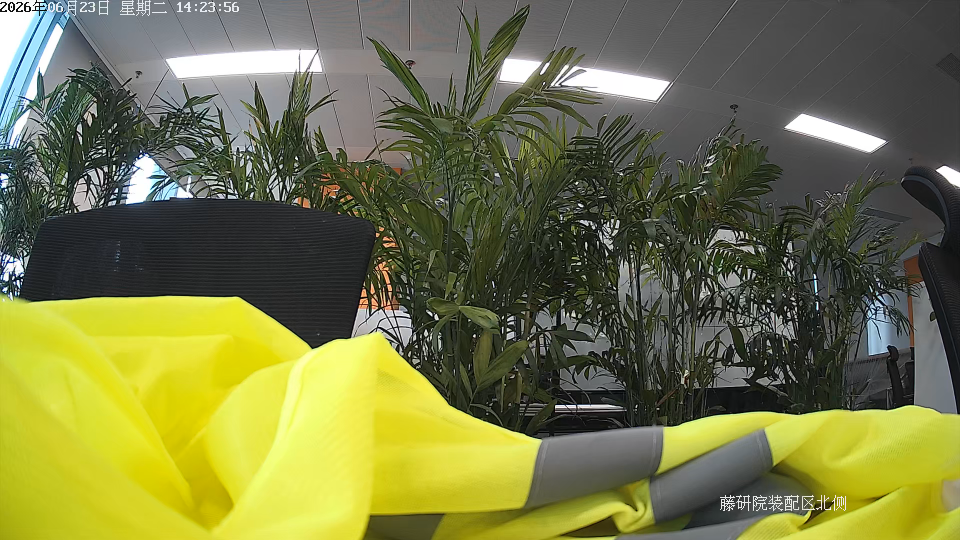
#> input picture frame 57 of notshaking/notshaking1.mp4, 1920 x 1080 px (shown at 1/2 size)
$ python gemtestscalevid.py
#> lines starting #> are read from the running program, lines starting #| are printed output that depends on the picture
### previous_iterations/first_iteration/functions.py
import numpy as np
import cv2 as cv

# [4 lines left out: function shift_data, not called in this run]

def shift_data(new_gray, good_new):
    old_gray = new_gray.copy()
    p0 = good_new.reshape(-1, 1, 2)
    return old_gray, p0

def get_proc_next_frame(cap):
    #get next frame
    ret, new_frame = cap.read()
    if not ret:
        print("Cannot read video file")
        exit()
    # process next frame
    # new_frame = cv.flip(new_frame,1)
    return new_frame,cv.cvtColor(new_frame, cv.COLOR_BGR2GRAY)

def processpts(p0,p1,new_frame,color,st):
    # if p1 is valid, we put all points from the first two frames
    # that are still found in second frame from the first frame into
    # good_new and good_old
    if p1 is not None:
        good_new = p1[st==1]
        good_old = p0[st==1]

    # harvest the two sets of points into x and y values and draws
    # a point at the new coordinates
    # a = newx, b = newy, c = oldx, d = oldy
    # also, we create a list of vectors that describe the change from new to old
    old_vec = []
    for i, (new, old) in enumerate(zip(good_new, good_old)):
        a, b = new.ravel()
        c, d = old.ravel()
        old_vec.append([a-c, b-d])
        new_frame = cv.circle(new_frame, (int(a), int(b)), 5, color[i].tolist(), -1)
    # print(old_vec)
    return good_new, old_vec

# [40 lines of commented-out code are left out]

### previous_iterations/first_iteration/gemtestscalevid.py
# note: right now does not account for lost nodes in old_vec to new_vec
# work on installing ffmpeg and using it to stream the rtsp since opencv is too slow.
# consider checking all points for similar vector movement insteead of vector movement in general
# we can change various tuning by creating 2 sets of data and shifting until we get there. something something ai training
# issue with p1 being none when no points to track
from dotenv import load_dotenv
import numpy as np
import cv2 as cv
from previous_iterations.irrelevant_tests.testrtsp import *
import os

from functions import *

load_dotenv() # 111 notshaking 34 shaking

# define stuff like where input is from and parameters for lk and st
cap = cv.VideoCapture("not shaking\\notshaking1.mp4")

# --- RESOLUTION TARGETING SETUP ---
# Define a standard fixed processing width


# Read original dimensions to compute the correct target height dynamically
orig_width = int(cap.get(cv.CAP_PROP_FRAME_WIDTH))
orig_height = int(cap.get(cv.CAP_PROP_FRAME_HEIGHT))
TARGET_WIDTH = 640
if TARGET_WIDTH < orig_width:
    scale_factor = TARGET_WIDTH / orig_width
    TARGET_HEIGHT = int(orig_height * scale_factor)
else:
    TARGET_HEIGHT = orig_height
    TARGET_WIDTH = orig_width

print(f"Original Resolution: {orig_width}x{orig_height}")
print(f"Downsampled Processing Resolution: {TARGET_WIDTH}x{TARGET_HEIGHT}")
# ----------------------------------

# Helper function to grab and instantly resize raw frames
def get_scaled_frame(capture_device, target_w, target_h):
    frame, gray = get_proc_next_frame(capture_device)
    scaled_frame = cv.resize(frame, (target_w, target_h))
    scaled_gray = cv.resize(gray, (target_w, target_h))
    return scaled_frame, scaled_gray

# Tuning variables are static because they are calibrated for our 960x540 canvas size
sensitivity = 1    # magnitude of shaking looked for (higher = less shaking detected)
qopts = .1         # quality of points selected (lower = more points)
sensitivity2 = .9 # ratio of points needed to shake (higher = less shaking detected)
spread = 10      # minimum distance between points when initialized (higher = more spreadout, more resets)
minpts = 10        # minimum number of points tracked (higher = more resets, potentially better data)

st_params = dict( maxCorners = 50,
                       qualityLevel = qopts,
                       minDistance = int(spread),
                       blockSize = 7 )

lk_params = dict( winSize  = (15, 15),
                  maxLevel = 2,
                  criteria = (cv.TERM_CRITERIA_EPS | cv.TERM_CRITERIA_COUNT, 10, 0.03))

color = np.random.randint(0, 255, (100, 3))

# Initialize the window matching our target processing dimensions exactly
cv.namedWindow('frame', cv.WINDOW_NORMAL)
cv.resizeWindow('frame', TARGET_WIDTH, TARGET_HEIGHT)

# Initial frame setups using the downscaler helper
old_frame, old_gray = get_scaled_frame(cap, TARGET_WIDTH, TARGET_HEIGHT)
#> in get_proc_next_frame, new_frame is the input picture: shape (1080, 1920, 3); mean B, G, R 71.5, 118.9, 116.4
#> in get_scaled_frame, `frame, gray = get_proc_next_frame(capture_device)`:
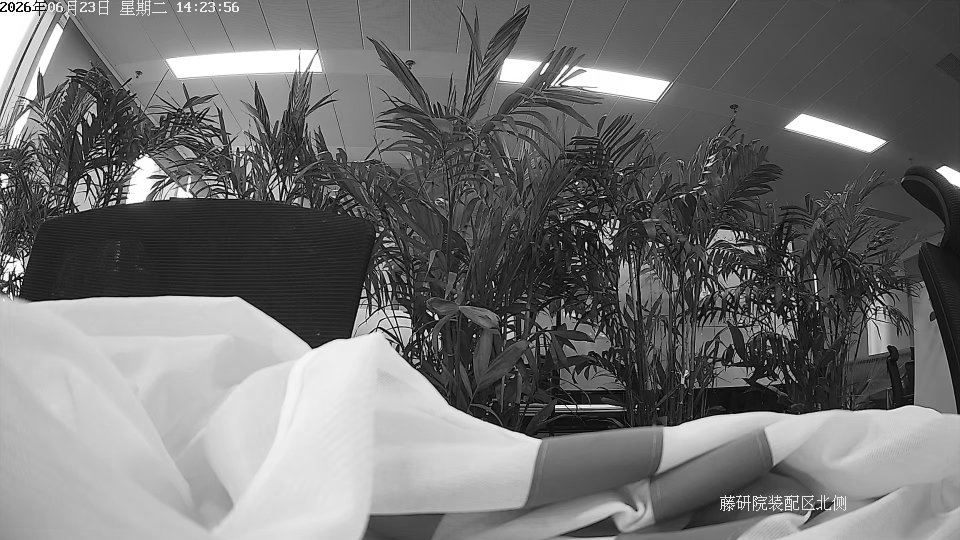
#> gray: shape (1080, 1920) (shown at 1/2 size); min 0, max 255, mean 112.8
#> in get_scaled_frame, `scaled_frame = cv.resize(frame, (target_w, target_h))`:
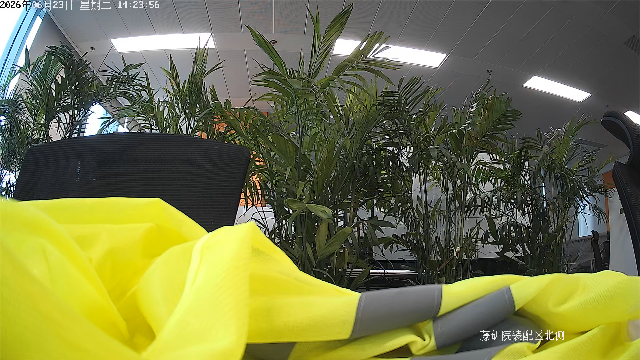
#> scaled_frame: shape (360, 640, 3); mean B, G, R 71.6, 119, 116.4
#> in get_scaled_frame, `scaled_gray = cv.resize(gray, (target_w, target_h))`:
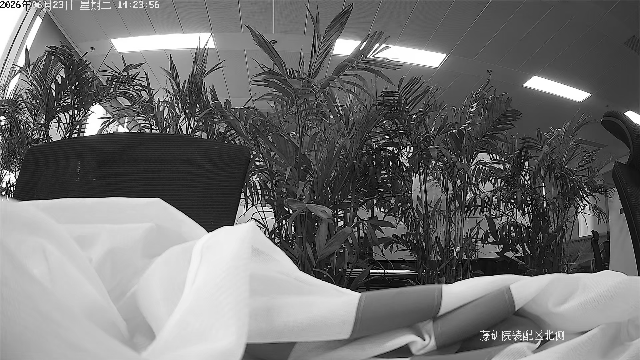
#> scaled_gray: shape (360, 640); min 0, max 255, mean 112.8
p0 = cv.goodFeaturesToTrack(old_gray, mask = None, **st_params)
#> p0 = 50 rows, first 8: [4, 5], [17, 5], [11, 187], [152, 128], [488, 335], [82, 132], [1, 123], [340, 222]

new_frame, new_gray = get_scaled_frame(cap, TARGET_WIDTH, TARGET_HEIGHT)
# calculate new points
p1, st, err = cv.calcOpticalFlowPyrLK(old_gray, new_gray, p0, None, **lk_params)
#> p1 has the same summary as p0; st = 50 values from 1 to 1; err = 50 values, max 0.065 at index 38, min 0 at index 0, mean 0.00258

good_new, old_vec = processpts(p0, p1, new_frame, color, st)
#> in processpts, `good_new = p1[st==1]`: good_new = 50 pairs, first value 1 to 626, second value 5 to 339
#> in processpts, `good_old = p0[st==1]`: good_old has the same summary as good_new
#> the loop in processpts, `for i, (new, old) in enumerate(zip(good_new, good_old)):` made 50 passes
#> (a, b, c, d) on passes 1 to 12: (4, 5, 4, 5), (17, 5, 17, 5), (11, 187, 11, 187), (152, 128, 152, 128), (488, 335, 488, 335), (82, 132, 82, 132), (1, 123, 1, 123), (340, 222, 340, 222), (56, 121, 56, 121), (5, 172, 5, 172), (495, 159, 495, 159), (394, 149, 394, 149)
#> after the loop in processpts, `for i, (new, old) in enumerate(zip(good_new, good_old)):`:
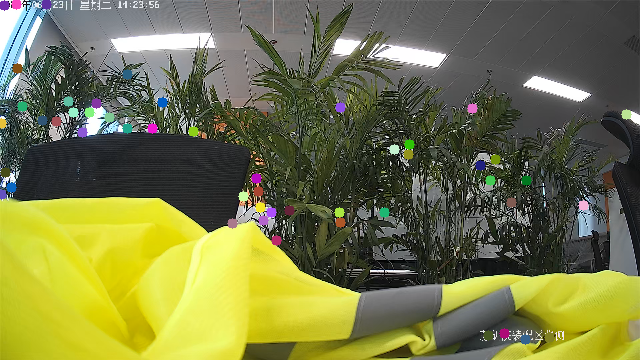
#> new_frame: shape (360, 640, 3); mean B, G, R 71.9, 119.2, 116.8
#> after the loop in processpts, `for i, (new, old) in enumerate(zip(good_new, good_old)):`: old_vec = 50 pairs, first value -0.00113 to 0.000397, second value -0.000113 to 0.000526

# show the new frame
cv.imshow('frame', new_frame)

# shift new data to old
old_gray, p0 = shift_data(new_gray, good_new)

while(True):
    # Downscale the frames immediately at the start of every loop iteration
    new_frame, new_gray = get_scaled_frame(cap, TARGET_WIDTH, TARGET_HEIGHT)
    p1, st, err = cv.calcOpticalFlowPyrLK(old_gray, new_gray, p0, None, **lk_params)
#> err = 50 values, max 0.463 at index 39, min 0 at index 3, mean 0.0215

    new_vec=[]
    if p1 is not None:
        good_new = p1[st==1]
        good_old = p0[st==1]
#> good_old has the same summary as good_new in processpts
    counth = 0
    countv = 0
    for i, (new, old) in enumerate(zip(good_new, good_old)):
        a, b = new.ravel()
        c, d = old.ravel()
        new_vec.append([a-c, b-d])
        if((new_vec[i][0]<0 and old_vec[i][0]>0 and old_vec[i][0]-new_vec[i][0]>sensitivity) or
           (new_vec[i][0]>0 and old_vec[i][0]<0 and new_vec[i][0]-old_vec[i][0]>sensitivity)):
            counth+=1
        if((new_vec[i][1]<0 and old_vec[i][1]>0 and old_vec[i][1]-new_vec[i][1]>sensitivity) or
           (new_vec[i][1]>0 and old_vec[i][1]<0 and new_vec[i][1]-old_vec[i][1]>sensitivity)):
            countv+=1
        new_frame = cv.circle(new_frame, (int(a), int(b)), 5, color[i].tolist(), -1)
#> this loop made 50 passes
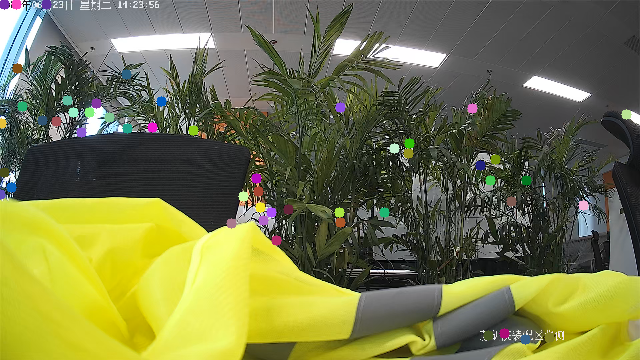
#> new_frame: shape (360, 640, 3); mean B, G, R 71.9, 119.2, 116.8
#> after the loop, counth = 0; countv = 0; new_vec = 50 pairs, first value -0.000763 to 0.00238, second value -0.00128 to 0.000252

    if counth > sensitivity2*len(p1) or countv > sensitivity2*len(p1):
        print('shake?')

    cv.imshow('frame', new_frame)

    k = cv.waitKey(30) & 0xff
#> (key q is pressed here)
    if k == 27:
        break
    elif k == ord('q'):
        break

    old_gray, p0= shift_data(new_gray, good_new)
    old_vec = new_vec

    if k == ord('r') or len(p0) < minpts:
        p0 = cv.goodFeaturesToTrack(old_gray, mask=None, **st_params)
        print('reset')
        new_frame, new_gray = get_scaled_frame(cap, TARGET_WIDTH, TARGET_HEIGHT)

        # calculate new points
        p1, st, err = cv.calcOpticalFlowPyrLK(old_gray, new_gray, p0, None, **lk_params)

        good_new, old_vec = processpts(p0, p1, new_frame, color, st)

        # show the new frame
        cv.imshow('frame', new_frame)

        old_gray, p0 = shift_data(new_gray, good_new)

cv.destroyAllWindows()

$ run again, starting later in the video
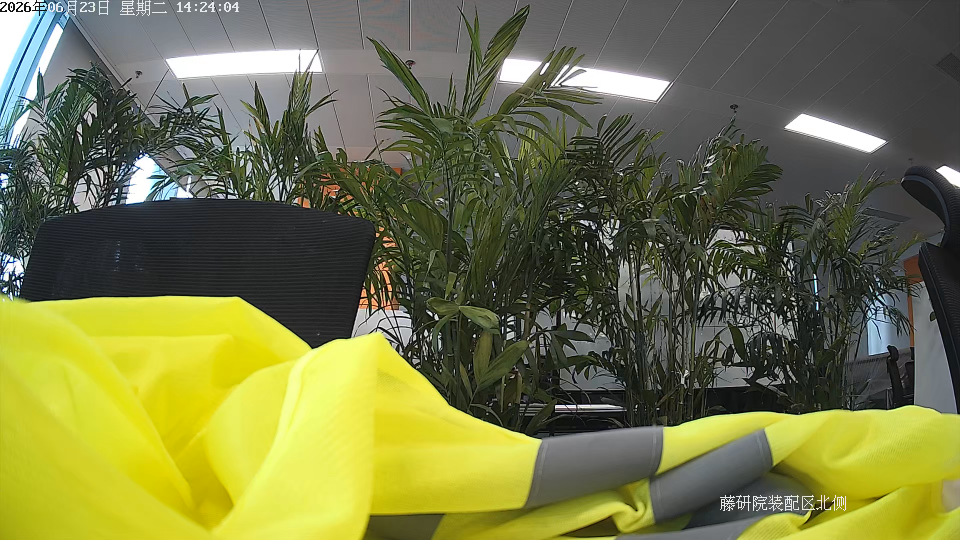
#> input picture frame 259 of notshaking/notshaking1.mp4, 1920 x 1080 px (shown at 1/2 size)
#> in get_proc_next_frame, new_frame is the input picture: shape (1080, 1920, 3); mean B, G, R 71.1, 118.2, 115.5
#> `p0 = cv.goodFeaturesToTrack(old_gray, mask = None, **st_params)`: p0 = 50 rows, first 8: [4, 5], [17, 5], [11, 186], [150, 128], [82, 132], [1, 123], [488, 335], [56, 121]
#> `p1, st, err = cv.calcOpticalFlowPyrLK(old_gray, new_gray, p0, None, **..`: p1 has the same summary as p0; st = 50 values from 1 to 1; err = 50 values, max 0.64 at index 43, min 0 at index 0, mean 0.0348
#> in processpts, `good_new = p1[st==1]`: good_new = 50 pairs, first value 1 to 626, second value 5 to 339
#> in processpts, `good_old = p0[st==1]`: good_old has the same summary as good_new
#> the loop in processpts, `for i, (new, old) in enumerate(zip(good_new, good_old)):` made 50 passes
#> (a, b, c, d) on passes 1 to 8: (4, 5, 4, 5), (17, 5, 17, 5), (11, 186, 11, 186), (150, 128, 150, 128), (82, 132, 82, 132), (1, 123, 1, 123), (488, 335, 488, 335), (56, 121, 56, 121)
#> after the loop in processpts, `for i, (new, old) in enumerate(zip(good_new, good_old)):`:
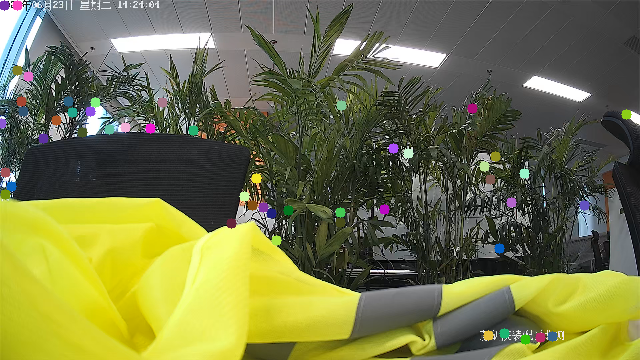
#> new_frame: shape (360, 640, 3); mean B, G, R 71.5, 118.5, 116
#> after the loop in processpts, `for i, (new, old) in enumerate(zip(good_new, good_old)):`: old_vec = 50 pairs, first value -0.000381 to 0.00596, second value -0.00288 to 0.00146
#> `p1, st, err = cv.calcOpticalFlowPyrLK(old_gray, new_gray, p0, None, **..`: err = 50 values, max 0.0468 at index 30, min 0 at index 0, mean 0.00205
#> `good_old = p0[st==1]`: good_old has the same summary as good_new in processpts
#> the loop `for i, (new, old) in enumerate(zip(good_new, good_old)):` made 50 passes
#> after the loop `for i, (new, old) in enumerate(zip(good_new, good_old)):`:
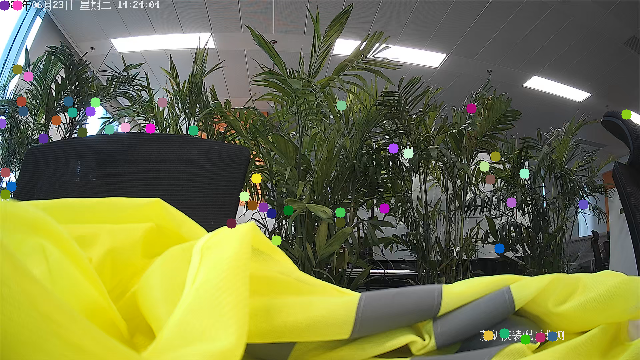
#> new_frame: shape (360, 640, 3); mean B, G, R 71.5, 118.5, 116
#> after the loop `for i, (new, old) in enumerate(zip(good_new, good_old)):`: counth = 0; new_vec = 50 pairs, first value -0.000519 to 0.000427, second value -0.00058 to 0.000244

$ run again, starting later in the video
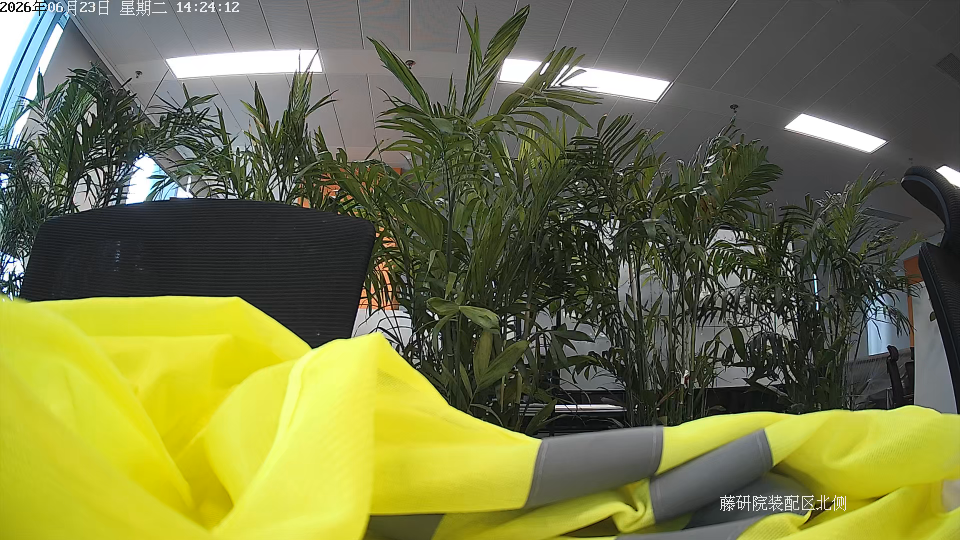
#> input picture frame 460 of notshaking/notshaking1.mp4, 1920 x 1080 px (shown at 1/2 size)
#> in get_proc_next_frame, new_frame is the input picture: shape (1080, 1920, 3); mean B, G, R 70.6, 117.6, 115.2
#> `p0 = cv.goodFeaturesToTrack(old_gray, mask = None, **st_params)`: p0 = 50 rows, first 8: [4, 5], [17, 5], [11, 187], [82, 132], [152, 128], [488, 335], [1, 123], [56, 121]
#> `p1, st, err = cv.calcOpticalFlowPyrLK(old_gray, new_gray, p0, None, **..`: p1 has the same summary as p0; st = 50 values from 1 to 1; err = 50 values, max 0.654 at index 45, min 0 at index 0, mean 0.0789
#> in processpts, `good_new = p1[st==1]`: good_new = 50 pairs, first value 1 to 626, second value 4 to 339
#> in processpts, `good_old = p0[st==1]`: good_old has the same summary as good_new
#> the loop in processpts, `for i, (new, old) in enumerate(zip(good_new, good_old)):` made 50 passes
#> (a, b, c, d) on passes 1 to 8: (4, 5, 4, 5), (17, 5, 17, 5), (11, 187, 11, 187), (82, 132, 82, 132), (152, 128, 152, 128), (488, 335, 488, 335), (1, 123, 1, 123), (56, 121, 56, 121)
#> after the loop in processpts, `for i, (new, old) in enumerate(zip(good_new, good_old)):`:
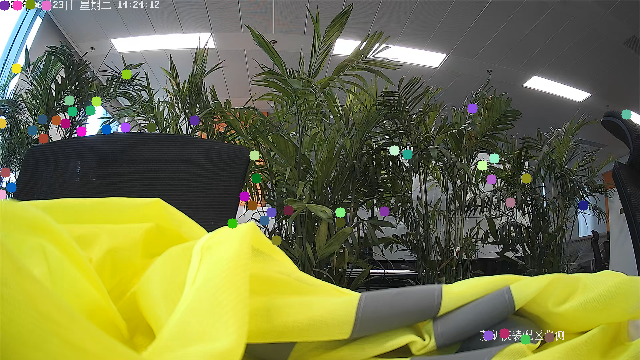
#> new_frame: shape (360, 640, 3); mean B, G, R 70.9, 117.9, 115.6
#> after the loop in processpts, `for i, (new, old) in enumerate(zip(good_new, good_old)):`: old_vec = 50 pairs, first value -0.0043 to 0.00694, second value -0.008 to 0.00354
#> `p1, st, err = cv.calcOpticalFlowPyrLK(old_gray, new_gray, p0, None, **..`: err = 50 values, max 0.0826 at index 25, min 0 at index 0, mean 0.00477
#> `good_old = p0[st==1]`: good_old has the same summary as good_new in processpts
#> the loop `for i, (new, old) in enumerate(zip(good_new, good_old)):` made 50 passes
#> after the loop `for i, (new, old) in enumerate(zip(good_new, good_old)):`:
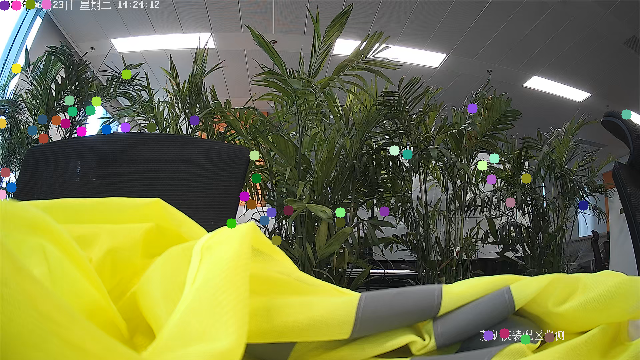
#> new_frame: shape (360, 640, 3); mean B, G, R 70.9, 117.9, 115.7
#> after the loop `for i, (new, old) in enumerate(zip(good_new, good_old)):`: counth = 0; new_vec = 50 pairs, first value -0.000359 to 0.00113, second value -0.00142 to 0.000168
